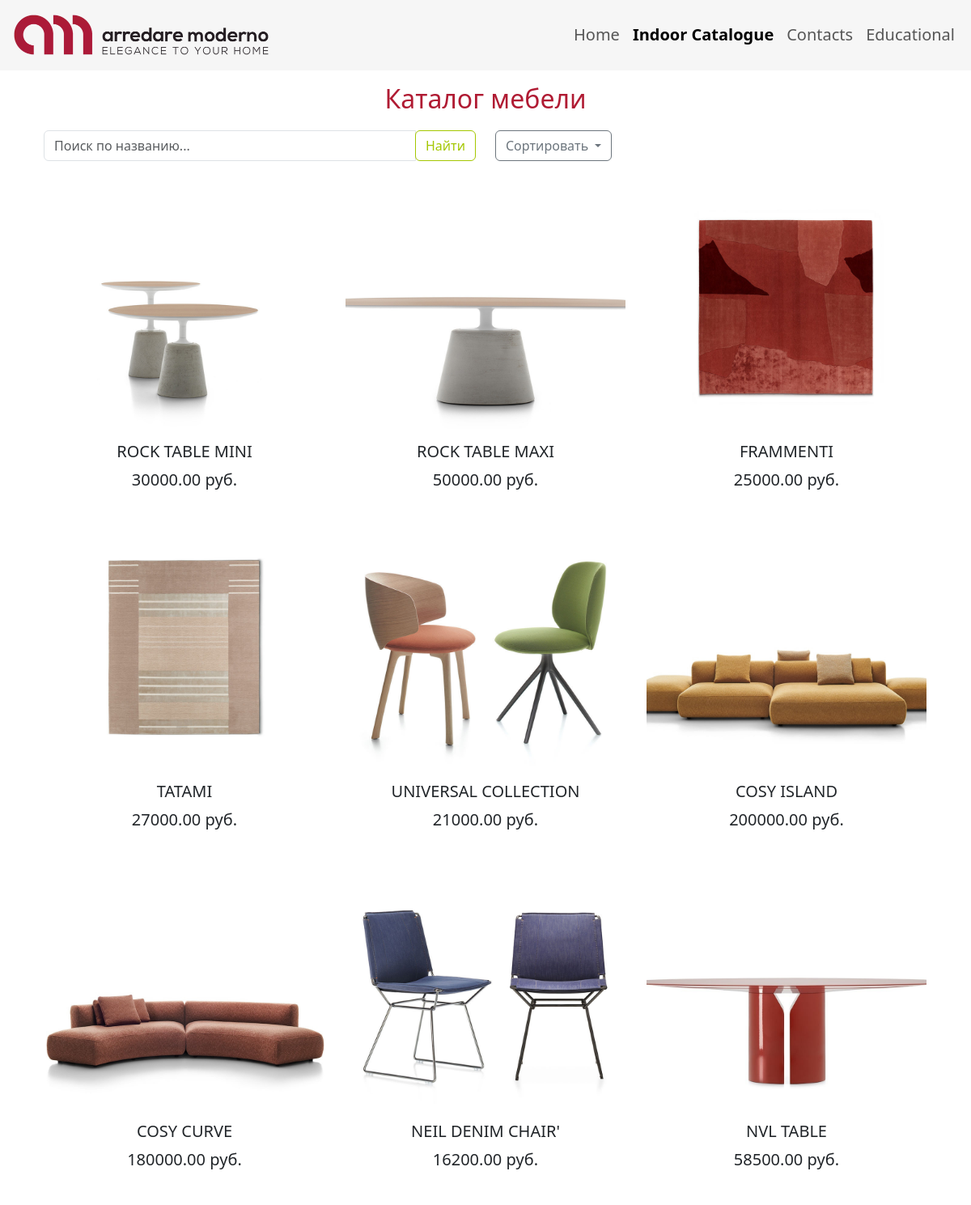
/myApp/catalogue/, run on the app's committed database.
### myApp/models.py (models this page shows, shortened)
class Furniture(models.Model):
    name = models.CharField(max_length=255, verbose_name="Название мебели")
    image = models.ImageField(upload_to='furniture/', verbose_name="Изображение")
    price = models.DecimalField(max_digits=10, decimal_places=2, verbose_name="Цена")

### myApp/views.py (the view)
# urls.py: path('catalogue/', views.catalogue, name='catalogue'),
def catalogue(request):
    furniture = Furniture.objects.all()
    search_query = request.GET.get('search', '')
    if search_query:
        furniture = furniture.filter(name__icontains=search_query)
    sort_by = request.GET.get('sort', '')
    print(f"Sort by: {sort_by}")
    if sort_by == 'name_asc':
        furniture = furniture.order_by('name')
    elif sort_by == 'name_desc':
        furniture = furniture.order_by('-name')
    elif sort_by == 'price_asc':
        furniture = furniture.order_by('price')
    elif sort_by == 'price_desc':
        furniture = furniture.order_by('-price')
    context = {
        'furniture': furniture,
        'search_query': search_query,
        'current_sort': sort_by,
    }
    return render(request, "catalogue.html", context)

### myApp/templates/catalogue.html (shortened to what this page needs)
{% extends 'base.html' %}
{% block content %}
<div class="container mt-4">
    <h2 class="text-center" style="margin-top: -80px; color: rgb(176, 27, 51); margin-bottom: 20px;">Каталог мебели</h2>
    <div class="row mb-4">
        <div class="col-md-6">
            <form method="get" action="{% url 'myApp:catalogue' %}" class="form-inline">
                <div class="input-group w-100">
                    <input type="text" class="form-control" name="search" placeholder="Поиск по названию..." value="{{ search_query }}">
                    <div class="input-group-append">
                        <button class="btn btn-outline-success" type="submit" style="color: #a4c700; border-color: #a4c700;">Найти</button>
                    </div>
                </div>
            </form>
        </div>
        <div class="col-md-6">
            <div class="dropdown">
                <button class="btn btn-outline-secondary dropdown-toggle" type="button" id="sortDropdown" data-bs-toggle="dropdown" aria-expanded="false">
                    Сортировать
                </button>
            </div>
        </div>
    </div>
<div class="row" style="margin-top: 30px;">
    {% for item in furniture %}
    <div class="col-md-4 mb-4">
        <div class="card border-white">
            {% if item.image %}
                <img src="{{ item.image.url }}" class="card-img-top rounded" alt="{{ item.name }}" style="border-radius: 15px; height: 300px; object-fit: cover;">
            {% else %}
                <div class="card-img-top rounded bg-secondary" style="height: 300px; display: flex; align-items: center; justify-content: center; color: white;">
                    Нет изображения
                </div>
            {% endif %}
            <div class="card-body text-center">
                <h5 class="card-title lead">{{ item.name }}</h5>
                <p class="card-text lead">{{ item.price }} руб.</p>
            </div>
        </div>
    </div>
    {% empty %}
    <div class="col-12 text-center">
        <p class="lead">Мебель не найдена. Попробуйте изменить параметры поиска.</p>
    </div>
    {% endfor %}
</div>
</div>
{% endblock %}

### myApp/templates/base.html (shortened to what this page needs)
{% load static %}
<!DOCTYPE html>
<html lang="ru">
<head>
    <link href="/static/styles.css" rel="stylesheet">
    <link href="https://cdn.jsdelivr.net/npm/bootstrap@5.3.0-alpha1/dist/css/bootstrap.min.css" rel="stylesheet">
</head>
<body>
<nav class="navbar navbar-expand-lg navbar-light" style="background-color: rgba(245,245,245,0.9);">
    <div class="container-fluid">
        <a class="navbar-brand" href="{% url 'myApp:home' %}">
            <img src="{% static 'logo.png' %}" alt="Logo" width="50%" height="auto">
        </a>
        <div class="collapse navbar-collapse lead" id="navbarNav" >
            <ul class="navbar-nav ms-auto">
                <li class="nav-item">
                    <a class="nav-link {% if request.resolver_match.url_name == 'home' %}active{% endif %}"
                       href="{% url 'myApp:home' %}">Home</a>
                </li>
                <li class="nav-item">
                    <a class="nav-link {% if request.resolver_match.url_name == 'catalogue' %}active{% endif %}"
                       href="{% url 'myApp:catalogue' %}">Indoor Catalogue</a>
                </li>
                <li class="nav-item">
                    <a class="nav-link {% if request.resolver_match.url_name == 'contacts' %}active{% endif %}"
                      href="{% url 'myApp:contacts' %}">Contacts</a>
                </li>
                <li class="nav-item">
                    <a class="nav-link {% if request.resolver_match.url_name == 'about' %}active{% endif %}"
                      href="{% url 'myApp:about' %}">Educational</a>
                </li>
            </ul>
       </div>
    </div>
</nav>
<div class="container mt-5 pt-4">
    {% block content %}{% endblock %}
</div>
</body>
</html>

### myApp/static/styles.css (style rules this page uses)
.card-img-top { object-fit: cover; width: 250px; height: 400px; }
.nav-link { color:#ac1a39; font-size: calc(6.5px + 15 * (100vw / 1280)); font-weight: 500; position: relative; }
.navbar-nav .nav-link.active { color:#530113; font-weight: bold; }

### data on the page
Furniture: image (picture), name "ROCK TABLE MINI", price "30000.00"
Furniture: image (picture), name "ROCK TABLE MAXI", price "50000.00"
Furniture: image (picture), name "FRAMMENTI", price "25000.00"
Furniture: image (picture), name "TATAMI", price "27000.00"
Furniture: image (picture), name "UNIVERSAL COLLECTION", price "21000.00"
Furniture: image (picture), name "COSY ISLAND", price "200000.00"
Furniture: image (picture), name "COSY CURVE", price "180000.00"
Furniture: image (picture), name "NEIL DENIM CHAIR'", price "16200.00"
Furniture: image (picture), name "NVL TABLE", price "58500.00"
